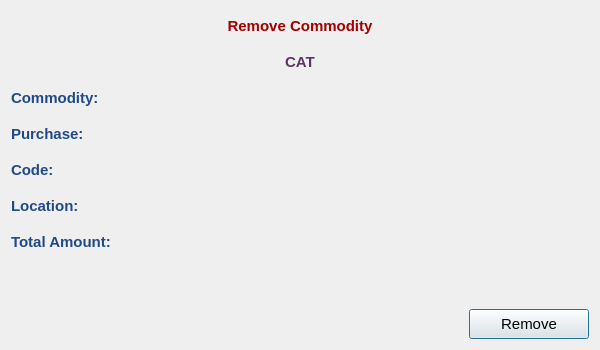
<?xml version="1.0" encoding="UTF-8"?>
<ui version="4.0">
 <class>Commodity::Remove</class>
 <widget class="QDialog" name="Commodity::Remove">
  <property name="geometry">
   <rect>
    <x>0</x>
    <y>0</y>
    <width>600</width>
    <height>350</height>
   </rect>
  </property>
  <property name="minimumSize">
   <size>
    <width>600</width>
    <height>350</height>
   </size>
  </property>
  <property name="maximumSize">
   <size>
    <width>600</width>
    <height>350</height>
   </size>
  </property>
  <property name="font">
   <font>
    <family>Tahoma</family>
   </font>
  </property>
  <property name="windowTitle">
   <string>Remove Commodity</string>
  </property>
  <property name="windowIcon">
   <iconset resource="../../../../../image.qrc">
    <normaloff>:/Image/comm1.png</normaloff>:/Image/comm1.png</iconset>
  </property>
  <layout class="QVBoxLayout" name="verticalLayout">
   <item>
    <widget class="QLabel" name="titrLbl">
     <property name="minimumSize">
      <size>
       <width>200</width>
       <height>30</height>
      </size>
     </property>
     <property name="maximumSize">
      <size>
       <width>16777215</width>
       <height>30</height>
      </size>
     </property>
     <property name="font">
      <font>
       <family>Tahoma</family>
       <pointsize>11</pointsize>
       <weight>75</weight>
       <bold>true</bold>
      </font>
     </property>
     <property name="styleSheet">
      <string notr="true">color: rgb(164, 0, 0);</string>
     </property>
     <property name="text">
      <string>Remove Commodity</string>
     </property>
     <property name="alignment">
      <set>Qt::AlignCenter</set>
     </property>
    </widget>
   </item>
   <item>
    <widget class="QLabel" name="catLbl">
     <property name="minimumSize">
      <size>
       <width>200</width>
       <height>30</height>
      </size>
     </property>
     <property name="maximumSize">
      <size>
       <width>16777215</width>
       <height>30</height>
      </size>
     </property>
     <property name="font">
      <font>
       <family>Tahoma</family>
       <pointsize>11</pointsize>
       <weight>75</weight>
       <bold>true</bold>
      </font>
     </property>
     <property name="styleSheet">
      <string notr="true">color: rgb(92, 53, 102);</string>
     </property>
     <property name="text">
      <string>CAT</string>
     </property>
     <property name="alignment">
      <set>Qt::AlignCenter</set>
     </property>
    </widget>
   </item>
   <item>
    <layout class="QHBoxLayout" name="horizontalLayout">
     <item>
      <widget class="QLabel" name="label_2">
       <property name="minimumSize">
        <size>
         <width>150</width>
         <height>30</height>
        </size>
       </property>
       <property name="maximumSize">
        <size>
         <width>16777215</width>
         <height>30</height>
        </size>
       </property>
       <property name="font">
        <font>
         <family>Tahoma</family>
         <pointsize>11</pointsize>
         <weight>75</weight>
         <bold>true</bold>
        </font>
       </property>
       <property name="styleSheet">
        <string notr="true">color: rgb(32, 74, 135);</string>
       </property>
       <property name="text">
        <string>Commodity:</string>
       </property>
      </widget>
     </item>
     <item>
      <widget class="QLabel" name="commLbl">
       <property name="minimumSize">
        <size>
         <width>400</width>
         <height>30</height>
        </size>
       </property>
       <property name="maximumSize">
        <size>
         <width>400</width>
         <height>30</height>
        </size>
       </property>
       <property name="font">
        <font>
         <family>Tahoma</family>
         <pointsize>11</pointsize>
         <weight>75</weight>
         <bold>true</bold>
        </font>
       </property>
       <property name="text">
        <string/>
       </property>
      </widget>
     </item>
     <item>
      <spacer name="horizontalSpacer">
       <property name="orientation">
        <enum>Qt::Horizontal</enum>
       </property>
       <property name="sizeHint" stdset="0">
        <size>
         <width>40</width>
         <height>20</height>
        </size>
       </property>
      </spacer>
     </item>
    </layout>
   </item>
   <item>
    <layout class="QHBoxLayout" name="horizontalLayout_2">
     <item>
      <widget class="QLabel" name="label_3">
       <property name="minimumSize">
        <size>
         <width>150</width>
         <height>30</height>
        </size>
       </property>
       <property name="maximumSize">
        <size>
         <width>16777215</width>
         <height>30</height>
        </size>
       </property>
       <property name="font">
        <font>
         <family>Tahoma</family>
         <pointsize>11</pointsize>
         <weight>75</weight>
         <bold>true</bold>
        </font>
       </property>
       <property name="styleSheet">
        <string notr="true">color: rgb(32, 74, 135);</string>
       </property>
       <property name="text">
        <string>Purchase:</string>
       </property>
      </widget>
     </item>
     <item>
      <widget class="QLabel" name="purLbl">
       <property name="minimumSize">
        <size>
         <width>400</width>
         <height>30</height>
        </size>
       </property>
       <property name="maximumSize">
        <size>
         <width>400</width>
         <height>30</height>
        </size>
       </property>
       <property name="font">
        <font>
         <family>Tahoma</family>
         <pointsize>11</pointsize>
         <weight>75</weight>
         <bold>true</bold>
        </font>
       </property>
       <property name="text">
        <string/>
       </property>
      </widget>
     </item>
     <item>
      <spacer name="horizontalSpacer_2">
       <property name="orientation">
        <enum>Qt::Horizontal</enum>
       </property>
       <property name="sizeHint" stdset="0">
        <size>
         <width>40</width>
         <height>20</height>
        </size>
       </property>
      </spacer>
     </item>
    </layout>
   </item>
   <item>
    <layout class="QHBoxLayout" name="horizontalLayout_3">
     <item>
      <widget class="QLabel" name="label_4">
       <property name="minimumSize">
        <size>
         <width>150</width>
         <height>30</height>
        </size>
       </property>
       <property name="maximumSize">
        <size>
         <width>16777215</width>
         <height>30</height>
        </size>
       </property>
       <property name="font">
        <font>
         <family>Tahoma</family>
         <pointsize>11</pointsize>
         <weight>75</weight>
         <bold>true</bold>
        </font>
       </property>
       <property name="styleSheet">
        <string notr="true">color: rgb(32, 74, 135);</string>
       </property>
       <property name="text">
        <string>Code:</string>
       </property>
      </widget>
     </item>
     <item>
      <widget class="QLabel" name="codeLbl">
       <property name="minimumSize">
        <size>
         <width>400</width>
         <height>30</height>
        </size>
       </property>
       <property name="maximumSize">
        <size>
         <width>400</width>
         <height>30</height>
        </size>
       </property>
       <property name="font">
        <font>
         <family>Tahoma</family>
         <pointsize>11</pointsize>
         <weight>75</weight>
         <bold>true</bold>
        </font>
       </property>
       <property name="text">
        <string/>
       </property>
      </widget>
     </item>
     <item>
      <spacer name="horizontalSpacer_3">
       <property name="orientation">
        <enum>Qt::Horizontal</enum>
       </property>
       <property name="sizeHint" stdset="0">
        <size>
         <width>40</width>
         <height>20</height>
        </size>
       </property>
      </spacer>
     </item>
    </layout>
   </item>
   <item>
    <layout class="QHBoxLayout" name="horizontalLayout_4">
     <item>
      <widget class="QLabel" name="label_5">
       <property name="minimumSize">
        <size>
         <width>150</width>
         <height>30</height>
        </size>
       </property>
       <property name="maximumSize">
        <size>
         <width>16777215</width>
         <height>30</height>
        </size>
       </property>
       <property name="font">
        <font>
         <family>Tahoma</family>
         <pointsize>11</pointsize>
         <weight>75</weight>
         <bold>true</bold>
        </font>
       </property>
       <property name="styleSheet">
        <string notr="true">color: rgb(32, 74, 135);</string>
       </property>
       <property name="text">
        <string>Location:</string>
       </property>
      </widget>
     </item>
     <item>
      <widget class="QLabel" name="locLbl">
       <property name="minimumSize">
        <size>
         <width>400</width>
         <height>30</height>
        </size>
       </property>
       <property name="maximumSize">
        <size>
         <width>400</width>
         <height>30</height>
        </size>
       </property>
       <property name="font">
        <font>
         <family>Tahoma</family>
         <pointsize>11</pointsize>
         <weight>75</weight>
         <bold>true</bold>
        </font>
       </property>
       <property name="text">
        <string/>
       </property>
      </widget>
     </item>
     <item>
      <spacer name="horizontalSpacer_4">
       <property name="orientation">
        <enum>Qt::Horizontal</enum>
       </property>
       <property name="sizeHint" stdset="0">
        <size>
         <width>40</width>
         <height>20</height>
        </size>
       </property>
      </spacer>
     </item>
    </layout>
   </item>
   <item>
    <layout class="QHBoxLayout" name="horizontalLayout_5">
     <item>
      <widget class="QLabel" name="label_6">
       <property name="minimumSize">
        <size>
         <width>150</width>
         <height>30</height>
        </size>
       </property>
       <property name="maximumSize">
        <size>
         <width>16777215</width>
         <height>30</height>
        </size>
       </property>
       <property name="font">
        <font>
         <family>Tahoma</family>
         <pointsize>11</pointsize>
         <weight>75</weight>
         <bold>true</bold>
        </font>
       </property>
       <property name="styleSheet">
        <string notr="true">color: rgb(32, 74, 135);</string>
       </property>
       <property name="text">
        <string>Total Amount:</string>
       </property>
      </widget>
     </item>
     <item>
      <widget class="QLabel" name="totalLbl">
       <property name="minimumSize">
        <size>
         <width>400</width>
         <height>30</height>
        </size>
       </property>
       <property name="maximumSize">
        <size>
         <width>400</width>
         <height>30</height>
        </size>
       </property>
       <property name="font">
        <font>
         <family>Tahoma</family>
         <pointsize>11</pointsize>
         <weight>75</weight>
         <bold>true</bold>
        </font>
       </property>
       <property name="text">
        <string/>
       </property>
      </widget>
     </item>
     <item>
      <spacer name="horizontalSpacer_5">
       <property name="orientation">
        <enum>Qt::Horizontal</enum>
       </property>
       <property name="sizeHint" stdset="0">
        <size>
         <width>40</width>
         <height>20</height>
        </size>
       </property>
      </spacer>
     </item>
    </layout>
   </item>
   <item>
    <spacer name="verticalSpacer">
     <property name="orientation">
      <enum>Qt::Vertical</enum>
     </property>
     <property name="sizeHint" stdset="0">
      <size>
       <width>20</width>
       <height>29</height>
      </size>
     </property>
    </spacer>
   </item>
   <item>
    <layout class="QHBoxLayout" name="horizontalLayout_6">
     <item>
      <spacer name="horizontalSpacer_6">
       <property name="orientation">
        <enum>Qt::Horizontal</enum>
       </property>
       <property name="sizeHint" stdset="0">
        <size>
         <width>40</width>
         <height>20</height>
        </size>
       </property>
      </spacer>
     </item>
     <item>
      <widget class="QPushButton" name="okBtn">
       <property name="minimumSize">
        <size>
         <width>120</width>
         <height>30</height>
        </size>
       </property>
       <property name="maximumSize">
        <size>
         <width>120</width>
         <height>30</height>
        </size>
       </property>
       <property name="font">
        <font>
         <pointsize>11</pointsize>
        </font>
       </property>
       <property name="text">
        <string>Remove</string>
       </property>
      </widget>
     </item>
    </layout>
   </item>
  </layout>
 </widget>
 <resources>
  <include location="../../../../../image.qrc"/>
 </resources>
 <connections/>
</ui>
